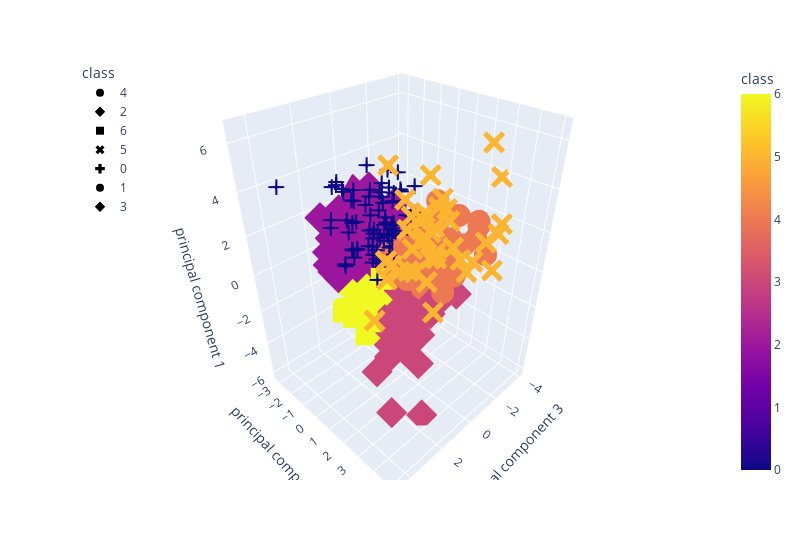

Write notebook code for a chart like this one.
### Code cell
# BONUS: plot the 7 principal components
km = KMeans(n_clusters=7, random_state=0)
km.fit(pca_df)
pca_df["class"] = km.labels_

import plotly.express as px
fig = px.scatter_3d(
    pca_df,
    x = "principal component 3",
    y = "principal component 2", 
    z = "principal component 1", 
    color='class', 
    symbol='class',
    width=800,
)

fig.update_layout(legend=dict(x=0, y=1))
fig.show()
